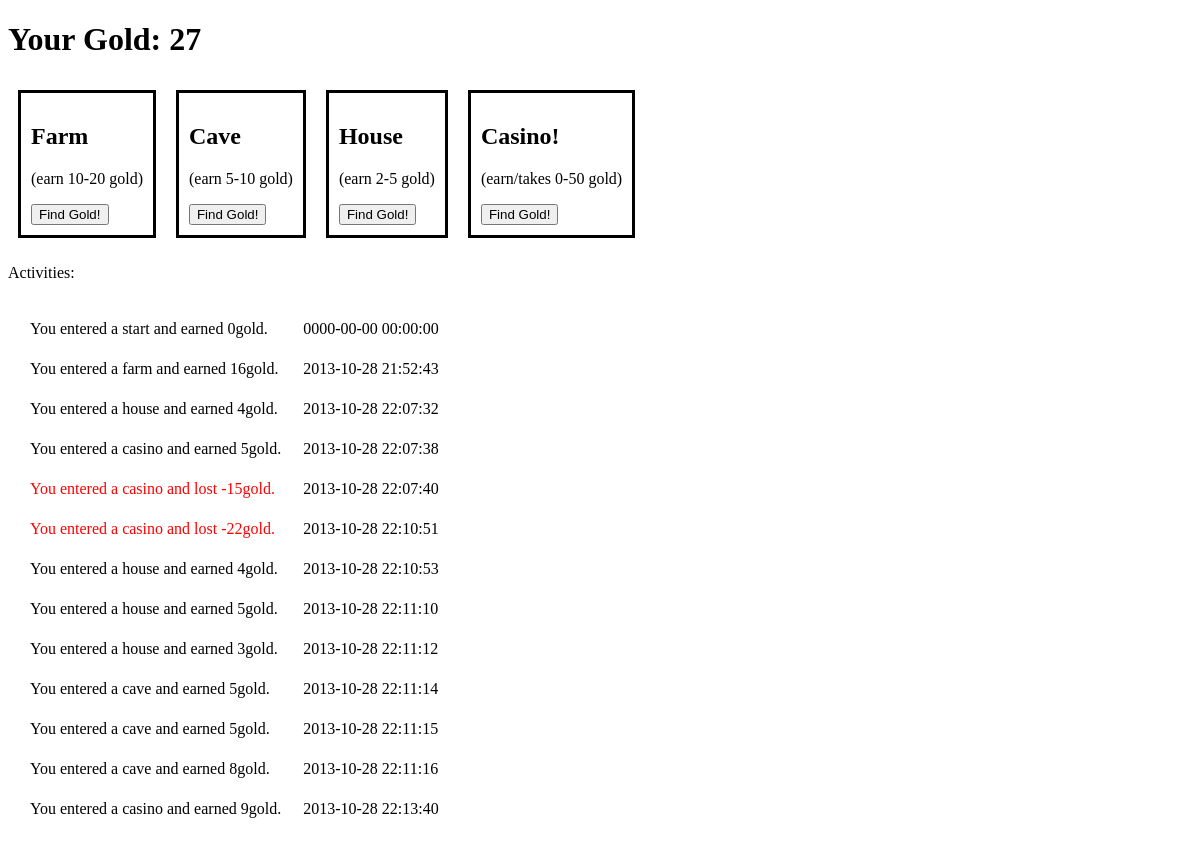
The page / on the database its author committed.
### tables this page shows
CREATE TABLE `activities` (
  `id` int(11) NOT NULL AUTO_INCREMENT,
  `activity` varchar(45) DEFAULT NULL,
  `datetime` datetime DEFAULT NULL,
  `score` int(11) DEFAULT NULL,
  PRIMARY KEY (`id`)
);

### include/connection.php (called while the page is built, shortened)
<?php
function fetchRecord($query)
{
	$result = mysql_query($query);
	return mysql_fetch_assoc($result);
}
?>

### index.php (the view, shortened to what this page needs)
<?php
require("include/connection.php");
$score = fetchRecord("SELECT SUM(score) FROM activities");
?>
<!doctype html>
<html>
<head>
<link href="include/style.css" rel="stylesheet" type="text/css">
</head>
<body>
<h1>Your Gold: <?php echo $score['SUM(score)']; ?></h1>
<div class="building">
  <h2>Farm</h2>
  <p>(earn 10-20 gold)</p>
  <form id="farm" action="process.php" method="post">
    <input type="submit" value="Find Gold!" /></form>
</div>
<div class="building">
  <h2>Cave</h2>
  <p>(earn 5-10 gold)</p>
  <form action="process.php" method="post">
    <input type="submit" value="Find Gold!" /></form>
</div>
<div class="building">
  <h2>House</h2>
  <p>(earn 2-5 gold)</p>
  <form action="process.php" method="post">
    <input type="submit" value="Find Gold!" /></form>
</div>
<div class="building">
  <h2>Casino!</h2>
  <p>(earn/takes 0-50 gold)</p>
  <form action="process.php" method="post">
    <input type="submit" value="Find Gold!" /></form>
</div>
<p>Activities: </p>
<table>
  <?php
$activities = mysql_query("SELECT * FROM activities");
while ($row = mysql_fetch_array($activities))
{
  if ($row['score'] < 0){
    echo "<tr>";
  echo "<td class='red'>You entered a " . $row['activity'] . " and lost " . $row['score'] . "gold.</td><td>" . $row['datetime']  . "</td>";
  }
  else{
echo "<tr>";
echo "<td>You entered a " . $row['activity'] . " and earned " . $row['score'] . "gold.</td><td>" . $row['datetime']  . "</td>";
}
}
?>
</table>
</body>
</html>

### include/style.css (style rules this page uses)
table, tr, td { padding: 10px; }
.building { float: left; border: 3px solid black; padding: 10px; margin: 10px; }
.red { color: red; }

### rows shown on the page
activities: activity "start", score "0", datetime "0000-00-00 00:00:00"
activities: activity "farm", score "16", datetime "2013-10-28 21:52:43"
activities: activity "house", score "4", datetime "2013-10-28 22:07:32"
activities: activity "casino", score "5", datetime "2013-10-28 22:07:38"
activities: activity "casino", score "-15", datetime "2013-10-28 22:07:40"
activities: activity "casino", score "-22", datetime "2013-10-28 22:10:51"
activities: activity "house", score "4", datetime "2013-10-28 22:10:53"
activities: activity "house", score "5", datetime "2013-10-28 22:11:10"
activities: activity "house", score "3", datetime "2013-10-28 22:11:12"
activities: activity "cave", score "5", datetime "2013-10-28 22:11:14"
activities: activity "cave", score "5", datetime "2013-10-28 22:11:15"
activities: activity "cave", score "8", datetime "2013-10-28 22:11:16"
activities: activity "casino", score "9", datetime "2013-10-28 22:13:40"

### other values the page prints
$score['SUM(score)'] "27"
